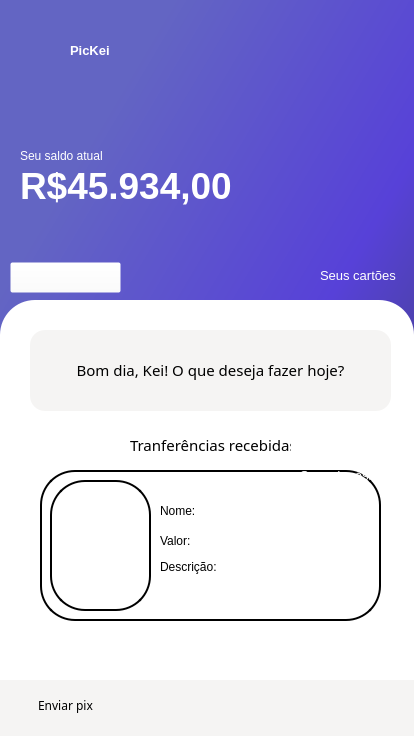
<?xml version="1.0" encoding="UTF-8"?>
<ui version="4.0">
 <class>MainWindow</class>
 <widget class="QMainWindow" name="MainWindow">
  <property name="geometry">
   <rect>
    <x>0</x>
    <y>0</y>
    <width>414</width>
    <height>736</height>
   </rect>
  </property>
  <property name="minimumSize">
   <size>
    <width>414</width>
    <height>736</height>
   </size>
  </property>
  <property name="maximumSize">
   <size>
    <width>414</width>
    <height>736</height>
   </size>
  </property>
  <property name="windowTitle">
   <string>MainWindow</string>
  </property>
  <property name="styleSheet">
   <string notr="true">background-color: qlineargradient(spread:pad, x1:0.136, y1:0.0909091, x2:1, y2:1, stop:0.102273 rgba(99, 101, 195, 255), stop:0.545455 rgba(87, 65, 216, 255), stop:0.869318 rgba(64, 64, 118, 255))</string>
  </property>
  <widget class="QWidget" name="QW_Central">
   <property name="styleSheet">
    <string notr="true"/>
   </property>
   <widget class="QFrame" name="QF_Baixo">
    <property name="geometry">
     <rect>
      <x>0</x>
      <y>300</y>
      <width>414</width>
      <height>501</height>
     </rect>
    </property>
    <property name="styleSheet">
     <string notr="true">background-color: rgb(255, 255, 255);
border-radius: 35px;</string>
    </property>
    <property name="frameShape">
     <enum>QFrame::StyledPanel</enum>
    </property>
    <property name="frameShadow">
     <enum>QFrame::Raised</enum>
    </property>
    <widget class="QFrame" name="QF_UltTransf">
     <property name="geometry">
      <rect>
       <x>30</x>
       <y>30</y>
       <width>361</width>
       <height>81</height>
      </rect>
     </property>
     <property name="styleSheet">
      <string notr="true">background-color: rgb(245, 244, 243);
border-radius: 15px</string>
     </property>
     <property name="frameShape">
      <enum>QFrame::StyledPanel</enum>
     </property>
     <property name="frameShadow">
      <enum>QFrame::Raised</enum>
     </property>
     <widget class="QLabel" name="label">
      <property name="geometry">
       <rect>
        <x>10</x>
        <y>10</y>
        <width>341</width>
        <height>61</height>
       </rect>
      </property>
      <property name="font">
       <font>
        <family>Microsoft YaHei Light</family>
        <pointsize>11</pointsize>
        <weight>50</weight>
        <bold>false</bold>
       </font>
      </property>
      <property name="cursor">
       <cursorShape>ArrowCursor</cursorShape>
      </property>
      <property name="styleSheet">
       <string notr="true">line-height: 8px;</string>
      </property>
      <property name="midLineWidth">
       <number>0</number>
      </property>
      <property name="text">
       <string>&lt;html&gt;&lt;head/&gt;&lt;body&gt;&lt;p&gt;Bom dia, Kei! O que deseja fazer hoje?&lt;/p&gt;&lt;/body&gt;&lt;/html&gt;</string>
      </property>
      <property name="textFormat">
       <enum>Qt::RichText</enum>
      </property>
      <property name="scaledContents">
       <bool>false</bool>
      </property>
      <property name="alignment">
       <set>Qt::AlignCenter</set>
      </property>
      <property name="wordWrap">
       <bool>false</bool>
      </property>
      <property name="margin">
       <number>0</number>
      </property>
      <property name="indent">
       <number>0</number>
      </property>
     </widget>
    </widget>
    <widget class="QFrame" name="QF_UltTransf_2">
     <property name="geometry">
      <rect>
       <x>-20</x>
       <y>380</y>
       <width>471</width>
       <height>111</height>
      </rect>
     </property>
     <property name="styleSheet">
      <string notr="true">background-color: rgb(245, 244, 243);
border-radius: 15px</string>
     </property>
     <property name="frameShape">
      <enum>QFrame::StyledPanel</enum>
     </property>
     <property name="frameShadow">
      <enum>QFrame::Raised</enum>
     </property>
     <widget class="QPushButton" name="QPB_EnviarPix">
      <property name="geometry">
       <rect>
        <x>30</x>
        <y>10</y>
        <width>111</width>
        <height>31</height>
       </rect>
      </property>
      <property name="font">
       <font>
        <family>Microsoft YaHei Light</family>
       </font>
      </property>
      <property name="cursor">
       <cursorShape>PointingHandCursor</cursorShape>
      </property>
      <property name="styleSheet">
       <string notr="true">background-color: rgba(255, 255, 255, 0)</string>
      </property>
      <property name="text">
       <string>Enviar pix</string>
      </property>
     </widget>
    </widget>
    <widget class="QFrame" name="QF_UltTransf_3">
     <property name="geometry">
      <rect>
       <x>30</x>
       <y>120</y>
       <width>361</width>
       <height>211</height>
      </rect>
     </property>
     <property name="styleSheet">
      <string notr="true">background-color: rgb(255,255,255,255)</string>
     </property>
     <property name="frameShape">
      <enum>QFrame::StyledPanel</enum>
     </property>
     <property name="frameShadow">
      <enum>QFrame::Raised</enum>
     </property>
     <widget class="QLabel" name="label_9">
      <property name="geometry">
       <rect>
        <x>100</x>
        <y>0</y>
        <width>161</width>
        <height>51</height>
       </rect>
      </property>
      <property name="font">
       <font>
        <family>Microsoft YaHei Light</family>
        <pointsize>11</pointsize>
        <weight>50</weight>
        <bold>false</bold>
       </font>
      </property>
      <property name="cursor">
       <cursorShape>ArrowCursor</cursorShape>
      </property>
      <property name="styleSheet">
       <string notr="true">line-height: 8px;</string>
      </property>
      <property name="midLineWidth">
       <number>0</number>
      </property>
      <property name="text">
       <string>&lt;html&gt;&lt;head/&gt;&lt;body&gt;&lt;p&gt;Tranferências recebidas&lt;/p&gt;&lt;/body&gt;&lt;/html&gt;</string>
      </property>
      <property name="textFormat">
       <enum>Qt::RichText</enum>
      </property>
      <property name="scaledContents">
       <bool>false</bool>
      </property>
      <property name="alignment">
       <set>Qt::AlignCenter</set>
      </property>
      <property name="wordWrap">
       <bool>false</bool>
      </property>
      <property name="margin">
       <number>0</number>
      </property>
      <property name="indent">
       <number>0</number>
      </property>
     </widget>
     <widget class="QFrame" name="frame_3">
      <property name="geometry">
       <rect>
        <x>10</x>
        <y>50</y>
        <width>341</width>
        <height>151</height>
       </rect>
      </property>
      <property name="styleSheet">
       <string notr="true">border: 2px solid black;

border-color: rgb(0, 0, 0);</string>
      </property>
      <property name="frameShape">
       <enum>QFrame::StyledPanel</enum>
      </property>
      <property name="frameShadow">
       <enum>QFrame::Raised</enum>
      </property>
      <widget class="QLabel" name="QL_Nome">
       <property name="geometry">
        <rect>
         <x>120</x>
         <y>30</y>
         <width>181</width>
         <height>21</height>
        </rect>
       </property>
       <property name="font">
        <font>
         <family>Microsoft YaHei UI</family>
        </font>
       </property>
       <property name="styleSheet">
        <string notr="true">border: 0px;</string>
       </property>
       <property name="text">
        <string>Nome:</string>
       </property>
      </widget>
      <widget class="QLabel" name="QL_Valor">
       <property name="geometry">
        <rect>
         <x>120</x>
         <y>60</y>
         <width>81</width>
         <height>21</height>
        </rect>
       </property>
       <property name="font">
        <font>
         <family>Microsoft YaHei UI</family>
        </font>
       </property>
       <property name="styleSheet">
        <string notr="true">border: 0px;</string>
       </property>
       <property name="text">
        <string>Valor:</string>
       </property>
      </widget>
      <widget class="QLabel" name="QL_Descricao">
       <property name="geometry">
        <rect>
         <x>120</x>
         <y>90</y>
         <width>201</width>
         <height>51</height>
        </rect>
       </property>
       <property name="font">
        <font>
         <family>Microsoft YaHei UI</family>
        </font>
       </property>
       <property name="styleSheet">
        <string notr="true">border: 0px;</string>
       </property>
       <property name="text">
        <string>Descrição:</string>
       </property>
       <property name="scaledContents">
        <bool>false</bool>
       </property>
       <property name="alignment">
        <set>Qt::AlignLeading|Qt::AlignLeft|Qt::AlignTop</set>
       </property>
       <property name="wordWrap">
        <bool>true</bool>
       </property>
       <property name="margin">
        <number>0</number>
       </property>
       <property name="indent">
        <number>-1</number>
       </property>
      </widget>
      <widget class="QFrame" name="QF_BorderPix">
       <property name="geometry">
        <rect>
         <x>10</x>
         <y>10</y>
         <width>101</width>
         <height>131</height>
        </rect>
       </property>
       <property name="frameShape">
        <enum>QFrame::StyledPanel</enum>
       </property>
       <property name="frameShadow">
        <enum>QFrame::Raised</enum>
       </property>
       <widget class="QLabel" name="QL_SenderPix">
        <property name="geometry">
         <rect>
          <x>10</x>
          <y>20</y>
          <width>71</width>
          <height>91</height>
         </rect>
        </property>
        <property name="styleSheet">
         <string notr="true">image: url(:/AllResources/final_fantasy_xv_noctis_p3___png_by_eveniz_ddgylwp-fullview.png);
border: none</string>
        </property>
        <property name="text">
         <string/>
        </property>
       </widget>
      </widget>
      <zorder>QF_BorderPix</zorder>
      <zorder>QL_Nome</zorder>
      <zorder>QL_Valor</zorder>
      <zorder>QL_Descricao</zorder>
     </widget>
     <widget class="QLabel" name="label_11">
      <property name="geometry">
       <rect>
        <x>270</x>
        <y>10</y>
        <width>281</width>
        <height>91</height>
       </rect>
      </property>
      <property name="font">
       <font>
        <family>Microsoft YaHei UI</family>
        <pointsize>10</pointsize>
       </font>
      </property>
      <property name="cursor">
       <cursorShape>PointingHandCursor</cursorShape>
      </property>
      <property name="styleSheet">
       <string notr="true">background-color: rgba(255, 255, 255, 0);
color:  rgba(255, 255, 255, 1)</string>
      </property>
      <property name="text">
       <string>Seus depósitos</string>
      </property>
     </widget>
    </widget>
   </widget>
   <widget class="QLabel" name="label_2">
    <property name="geometry">
     <rect>
      <x>20</x>
      <y>130</y>
      <width>111</width>
      <height>51</height>
     </rect>
    </property>
    <property name="font">
     <font>
      <family>Microsoft YaHei UI</family>
     </font>
    </property>
    <property name="styleSheet">
     <string notr="true">background-color: rgba(255, 255, 255, 0);
color:  rgba(255, 255, 255, 1)</string>
    </property>
    <property name="text">
     <string>Seu saldo atual</string>
    </property>
   </widget>
   <widget class="QLabel" name="QL_Dinheiro">
    <property name="geometry">
     <rect>
      <x>20</x>
      <y>140</y>
      <width>281</width>
      <height>91</height>
     </rect>
    </property>
    <property name="font">
     <font>
      <family>Microsoft YaHei UI</family>
      <pointsize>28</pointsize>
      <weight>75</weight>
      <bold>true</bold>
     </font>
    </property>
    <property name="styleSheet">
     <string notr="true">background-color: rgba(255, 255, 255, 0);
color:  rgba(255, 255, 255, 1)</string>
    </property>
    <property name="text">
     <string>R$45.934,00</string>
    </property>
   </widget>
   <widget class="QLabel" name="QL_Deposito">
    <property name="geometry">
     <rect>
      <x>20</x>
      <y>260</y>
      <width>111</width>
      <height>31</height>
     </rect>
    </property>
    <property name="font">
     <font>
      <family>Microsoft YaHei UI</family>
      <pointsize>10</pointsize>
     </font>
    </property>
    <property name="cursor">
     <cursorShape>PointingHandCursor</cursorShape>
    </property>
    <property name="styleSheet">
     <string notr="true">background-color: rgba(255, 255, 255, 0);
color:  rgba(255, 255, 255, 1)</string>
    </property>
    <property name="text">
     <string>Seus depósitos</string>
    </property>
   </widget>
   <widget class="QLabel" name="label_5">
    <property name="geometry">
     <rect>
      <x>320</x>
      <y>230</y>
      <width>281</width>
      <height>91</height>
     </rect>
    </property>
    <property name="font">
     <font>
      <family>Microsoft YaHei UI</family>
      <pointsize>10</pointsize>
     </font>
    </property>
    <property name="cursor">
     <cursorShape>PointingHandCursor</cursorShape>
    </property>
    <property name="styleSheet">
     <string notr="true">background-color: rgba(255, 255, 255, 0);
color:  rgba(255, 255, 255, 1)</string>
    </property>
    <property name="text">
     <string>Seus cartões</string>
    </property>
   </widget>
   <widget class="QFrame" name="QF_LogoTop">
    <property name="geometry">
     <rect>
      <x>0</x>
      <y>20</y>
      <width>81</width>
      <height>51</height>
     </rect>
    </property>
    <property name="styleSheet">
     <string notr="true">background-color: rgba(255, 255, 255, 0);
image: url(:/AllResources/Logo.png)
</string>
    </property>
    <property name="frameShape">
     <enum>QFrame::StyledPanel</enum>
    </property>
    <property name="frameShadow">
     <enum>QFrame::Raised</enum>
    </property>
   </widget>
   <widget class="QLabel" name="label_8">
    <property name="geometry">
     <rect>
      <x>70</x>
      <y>30</y>
      <width>171</width>
      <height>41</height>
     </rect>
    </property>
    <property name="font">
     <font>
      <family>Microsoft YaHei UI</family>
      <pointsize>10</pointsize>
      <weight>75</weight>
      <bold>true</bold>
     </font>
    </property>
    <property name="styleSheet">
     <string notr="true">background-color: rgba(255, 255, 255, 0);
color:  rgba(255, 255, 255, 1)</string>
    </property>
    <property name="text">
     <string>PicKei</string>
    </property>
   </widget>
   <widget class="QFrame" name="frame_4">
    <property name="geometry">
     <rect>
      <x>350</x>
      <y>30</y>
      <width>51</width>
      <height>31</height>
     </rect>
    </property>
    <property name="styleSheet">
     <string notr="true">background-color: rgba(255, 255, 255, 0);
image: url(:/AllResources/qrcode.png)
</string>
    </property>
    <property name="frameShape">
     <enum>QFrame::StyledPanel</enum>
    </property>
    <property name="frameShadow">
     <enum>QFrame::Raised</enum>
    </property>
   </widget>
   <widget class="QPushButton" name="QPB_Deposito">
    <property name="geometry">
     <rect>
      <x>10</x>
      <y>262</y>
      <width>111</width>
      <height>31</height>
     </rect>
    </property>
    <property name="cursor">
     <cursorShape>PointingHandCursor</cursorShape>
    </property>
    <property name="styleSheet">
     <string notr="true">background-color: rgba(255, 255, 255, 0)</string>
    </property>
    <property name="text">
     <string/>
    </property>
   </widget>
  </widget>
 </widget>
 <resources>
  <include location="ResourceFiles.qrc"/>
 </resources>
 <connections/>
</ui>
